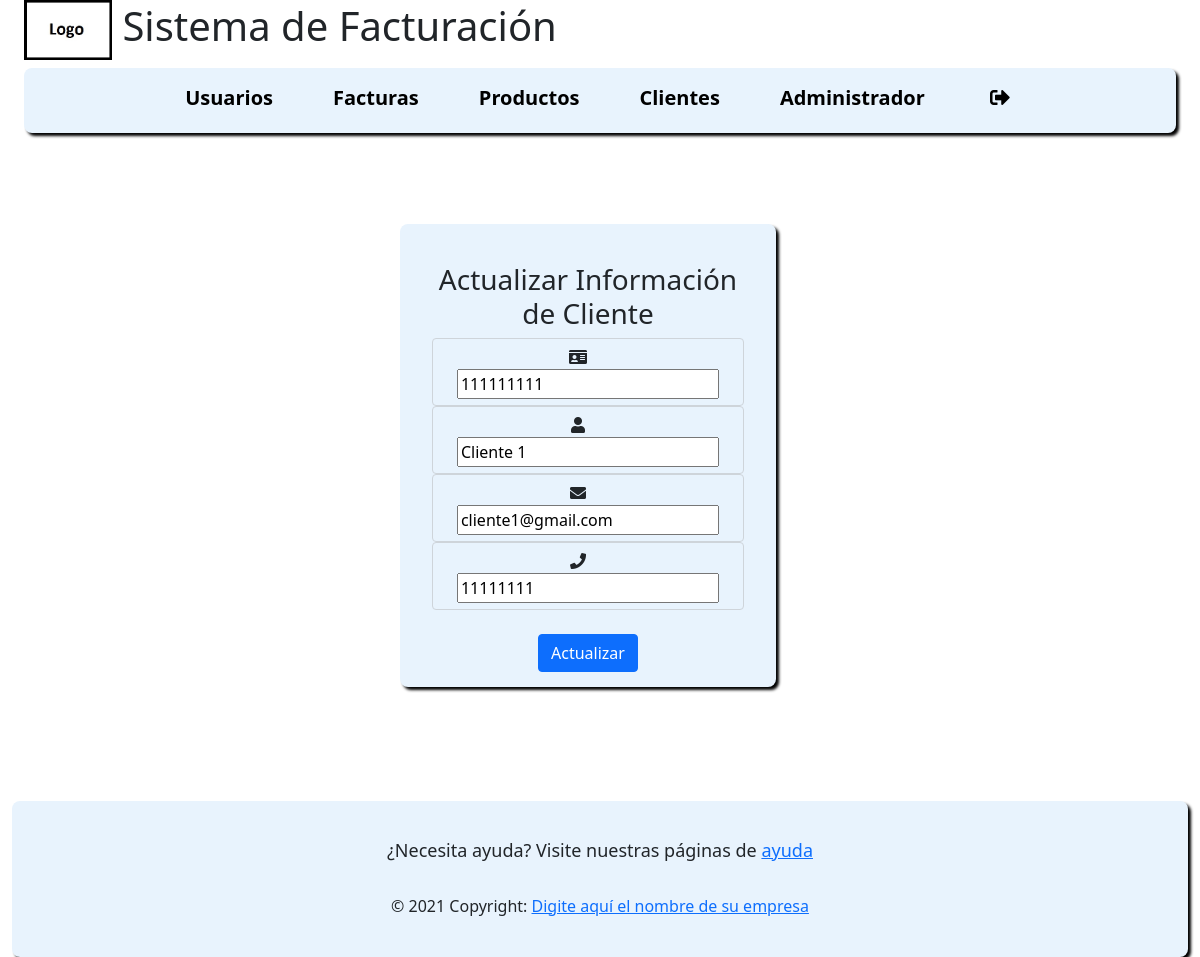
Before: /?c=update_customer&id=1 (signed in) with the older database file.
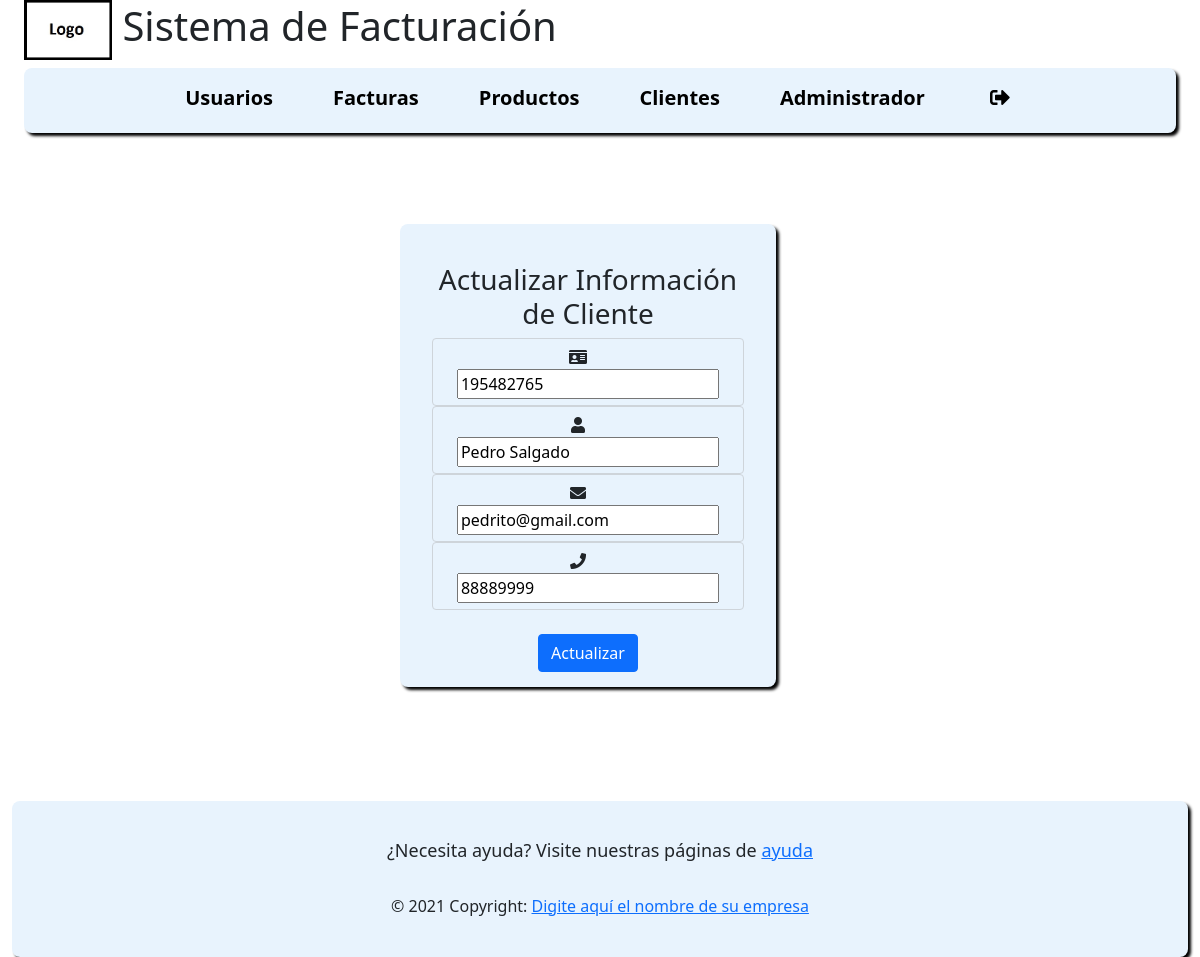
After: the same page with the newer database file.
### tables this page shows
CREATE TABLE `customer` (
  `id` int(11) NOT NULL,
  `ced` int(11) NOT NULL,
  `name` varchar(100) NOT NULL,
  `email` varchar(100) NOT NULL,
  `phone` int(11) NOT NULL
);

### model/customer.php (called while the page is built, shortened)
<?php
include_once "model/Connection.php";
class customer {
    private $id;
    private $ced;
    public $email;
    public function __construct($id = 0, $ced = 0, $name = "", $email = "", $phone = 0) {
        $this->id = $id;
        $this->ced = $ced;
        $this->name = $name;
        $this->email = $email;
        $this->phone = $phone;
    }
    function get_id() {
        return $this->id;
    }
    function get_ced() {
        return $this->ced;
    }
        function select($by_id = 0) {
        $query = "SELECT * FROM customer";
         if ($by_id) {
            $query .= " WHERE id = '$by_id'";
        } else {
            $query .= " WHERE email = '$this->email'";
        }
        $pdo = new Connection();
        $results = $pdo->open()->query($query);
        $row = $results->fetch();
        $customer = new customer($row['id'], $row['ced'], $row['name'], $row['email'],
                $row['phone']);
        return $customer;
    }
}

### model/connection.php (called while the page is built, shortened)
<?php
class Connection {
    private $str;
    function __construct() {
        $this->str = "mysql:host=" . DB_HOST . ";dbname=" . DB_NAME;
    }
    public function open() {
        try {
            return new PDO($this->str, DB_USER, DB_PASSWORD);
        } catch (PDOException $ex) {
            error_log("ERROR EN " . __FILE__ . " EN LA LINEA" . __LINE__ . " EL ERROR :" . $ex->getMessage());
            return NULL;
        }
    }
}

### view/update_customer.php (the view, shortened to what this page needs)
<div class="container-fluid full-screen row">
    <div class="description content-element col-xs-12 col-sm-12 col-md-12 col-lg-10 col-xl-4">
        <br>
        <h3>Actualizar Información de Cliente</h3>
        <form method="POST" action="./?c=update_customer&id=<?php echo $customer->get_id() ?>">
            <div class="form-group">
            <div class="form-control soft-blue-background">
                <i class="icon-padding fa fa-id-card"></i>
                <input class="col-xs-12 col-sm-12 col-md-12 col-lg-12 col-xl-11" type="text" name="ced" value="<?php echo $customer->get_ced() ?>">
            </div>
            <div class="form-control soft-blue-background">
                <i class="icon-padding fa fa-user"></i>
                <input class="col-xs-12 col-sm-12 col-md-12 col-lg-12 col-xl-11" type="text" name="name" value="<?php echo $customer->name ?>">
            </div>
            <div class="form-control soft-blue-background">
                <i class="icon-padding fa fa-envelope"></i>
                <input class="col-xs-12 col-sm-12 col-md-12 col-lg-12 col-xl-11" type="text" name="email" value="<?php echo $customer->email ?>">
            </div>
            <div class="form-control soft-blue-background">
                <i class="icon-padding fa fa-phone"></i>
                <input class="col-xs-12 col-sm-12 col-md-12 col-lg-12 col-xl-11" type="text" name="phone" value="<?php echo $customer->phone ?>">
            </div>
            </div><br>
            <input class= "btn btn-primary" type="submit" value="Actualizar">
        </form>
    </div>
</div>

Changed rows visible on the page:
changed customer: ced "111111111" → "195482765"; name "Cliente 1" → "Pedro Salgado"; email "cliente1@gmail.com" → "pedrito@gmail.com"; phone "11111111" → "88889999"
